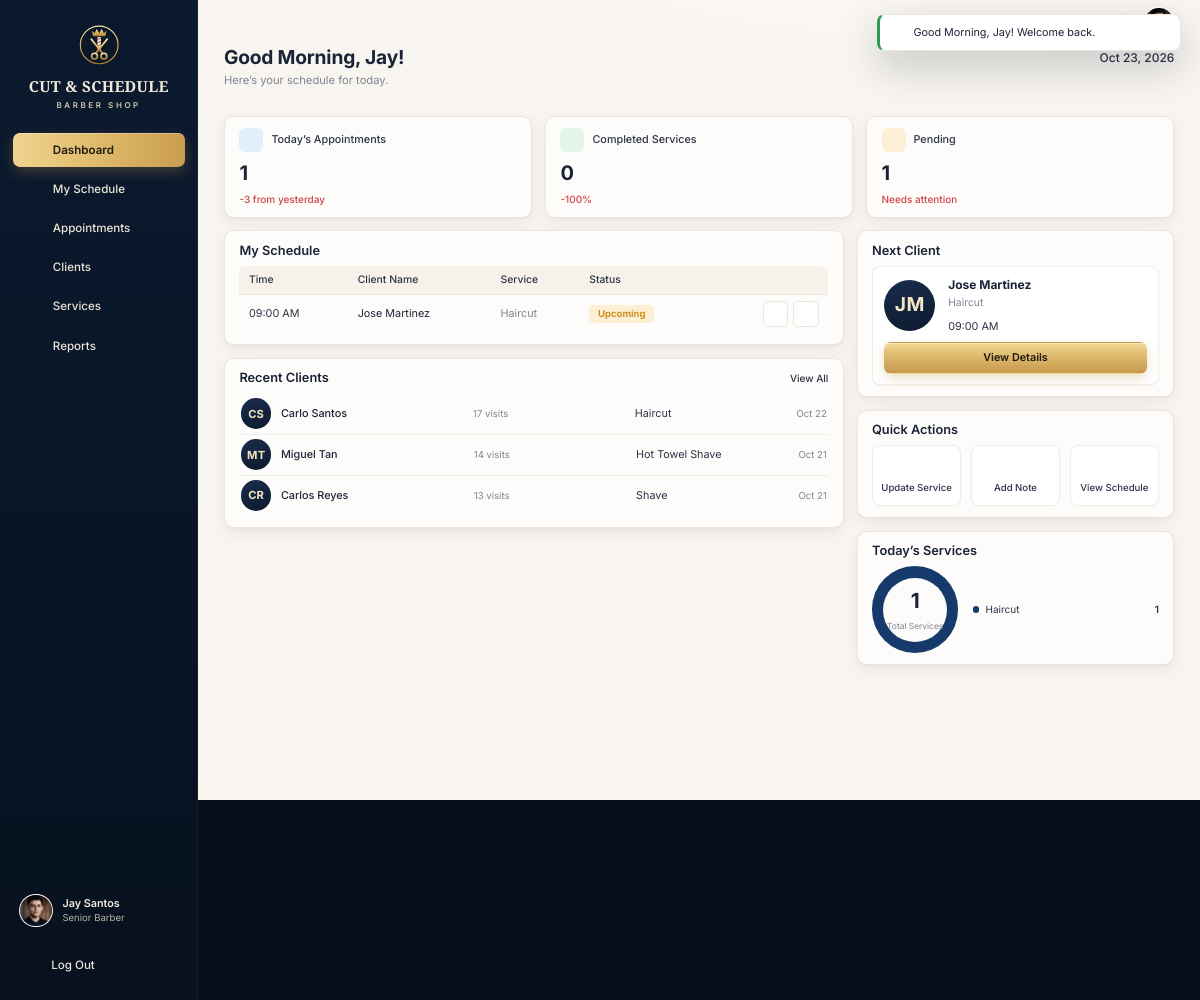
Screenshot of /staff/dashboard.php (signed in) with the database file from the repository.
### tables this page shows
CREATE TABLE users (
  id               INT AUTO_INCREMENT PRIMARY KEY,
  name             VARCHAR(100) NOT NULL,
  username         VARCHAR(100) UNIQUE NOT NULL,
  email            VARCHAR(150) UNIQUE NOT NULL,
  phone            VARCHAR(30)  NULL,
  password         VARCHAR(255) NOT NULL,
  role             ENUM('owner','staff','client') NOT NULL,
  status           ENUM('active','inactive') DEFAULT 'active',
  avatar           VARCHAR(255) NULL,
  remember_token   VARCHAR(64)  NULL,
  remember_expires DATETIME     NULL,
  created_at       DATETIME DEFAULT CURRENT_TIMESTAMP,
  updated_at       DATETIME DEFAULT CURRENT_TIMESTAMP ON UPDATE CURRENT_TIMESTAMP
);

CREATE TABLE staff_profiles (
  user_id     INT PRIMARY KEY,
  position    VARCHAR(60) NOT NULL DEFAULT 'Barber',
  salary      DECIMAL(10,2) NOT NULL DEFAULT 0,
  rating      DECIMAL(2,1) NOT NULL DEFAULT 5.0,
  work_start  TIME NOT NULL DEFAULT '08:00:00',
  work_end    TIME NOT NULL DEFAULT '19:00:00',
  work_days   VARCHAR(20) NOT NULL DEFAULT '1,2,3,4,5,6',
  bio         VARCHAR(255) NULL,
  CONSTRAINT fk_staff_user FOREIGN KEY (user_id) REFERENCES users(id) ON DELETE CASCADE
);

CREATE TABLE appointments (
  id               INT AUTO_INCREMENT PRIMARY KEY,
  client_id        INT NOT NULL,
  barber_id        INT NOT NULL,
  service_id       INT NOT NULL,
  appointment_date DATE NOT NULL,
  start_time       TIME NOT NULL,
  end_time         TIME NOT NULL,
  status           ENUM('pending','confirmed','in_progress','completed','cancelled') NOT NULL DEFAULT 'pending',
  base_price       DECIMAL(10,2) NOT NULL,
  discount_type    ENUM('none','senior','pwd') NOT NULL DEFAULT 'none',
  discount_amount  DECIMAL(10,2) NOT NULL DEFAULT 0,
  total_price      DECIMAL(10,2) NOT NULL,
  notes            TEXT NULL,
  created_by       INT NULL,
  completed_at     DATETIME NULL,
  created_at       DATETIME DEFAULT CURRENT_TIMESTAMP,
  updated_at       DATETIME DEFAULT CURRENT_TIMESTAMP ON UPDATE CURRENT_TIMESTAMP,
  INDEX idx_barber_date (barber_id, appointment_date),
  INDEX idx_date_status (appointment_date, status),
  INDEX idx_client (client_id),
  CONSTRAINT fk_appt_client  FOREIGN KEY (client_id)  REFERENCES clients(id)  ON DELETE CASCADE,
  CONSTRAINT fk_appt_barber  FOREIGN KEY (barber_id)  REFERENCES users(id)    ON DELETE RESTRICT,
  CONSTRAINT fk_appt_service FOREIGN KEY (service_id) REFERENCES services(id) ON DELETE RESTRICT,
  CONSTRAINT fk_appt_creator FOREIGN KEY (created_by) REFERENCES users(id)    ON DELETE SET NULL
);

CREATE TABLE clients (
  id                   INT AUTO_INCREMENT PRIMARY KEY,
  user_id              INT NULL UNIQUE,
  name                 VARCHAR(100) NOT NULL,
  email                VARCHAR(150) NULL,
  phone                VARCHAR(30)  NULL,
  discount_type        ENUM('none','senior','pwd') NOT NULL DEFAULT 'none',
  preferred_barber_id  INT NULL,
  preferred_service_id INT NULL,
  notes                TEXT NULL,
  avatar               VARCHAR(255) NULL,
  created_at           DATETIME DEFAULT CURRENT_TIMESTAMP,
  updated_at           DATETIME DEFAULT CURRENT_TIMESTAMP ON UPDATE CURRENT_TIMESTAMP,
  CONSTRAINT fk_client_user    FOREIGN KEY (user_id) REFERENCES users(id) ON DELETE SET NULL,
  CONSTRAINT fk_client_barber  FOREIGN KEY (preferred_barber_id) REFERENCES users(id) ON DELETE SET NULL,
  CONSTRAINT fk_client_service FOREIGN KEY (preferred_service_id) REFERENCES services(id) ON DELETE SET NULL
);

CREATE TABLE services (
  id          INT AUTO_INCREMENT PRIMARY KEY,
  name        VARCHAR(100) NOT NULL,
  description VARCHAR(255) NULL,
  price       DECIMAL(10,2) NOT NULL,
  duration    INT NOT NULL,
  image       VARCHAR(255) NULL,
  status      ENUM('active','archived') DEFAULT 'active',
  sort_order  INT NOT NULL DEFAULT 0,
  created_at  DATETIME DEFAULT CURRENT_TIMESTAMP,
  updated_at  DATETIME DEFAULT CURRENT_TIMESTAMP ON UPDATE CURRENT_TIMESTAMP,
  CHECK (price > 0),
  CHECK (duration > 0)
);

### staff/dashboard.php (the view, shortened to what the rows shown need)
<?php
require __DIR__ . '/../includes/bootstrap.php';
$user = Auth::requireRole('staff');
$today = date('Y-m-d');
$yesterday = date('Y-m-d', strtotime('-1 day'));
$mine = $user->appointmentsOn($today);
$mine = array_values(array_filter($mine, fn($a) => $a['status'] !== 'cancelled'));
$phones = [];
foreach (Database::all('SELECT c.id, c.phone FROM clients c JOIN appointments a ON a.client_id = c.id WHERE a.barber_id = ? AND a.appointment_date = ?', [$user->getId(), $today]) as $r) {
    $phones[$r['id']] = $r['phone'];
}
foreach ($mine as &$a) {
    $a['client_phone'] = $phones[$a['client_id']] ?? '—';
}
$completed = count(array_filter($mine, fn($a) => $a['status'] === 'completed'));
$completedYesterday = (int) Database::value("SELECT COUNT(*) FROM appointments WHERE barber_id = ? AND appointment_date = ? AND status = 'completed'", [$user->getId(), $yesterday]);
$pendingCount = count(array_filter($mine, fn($a) => in_array($a['status'], ['pending', 'confirmed'], true)));
$next = null;
if (!$next) {
    foreach ($mine as $a) {
        if (in_array($a['status'], ['pending', 'confirmed'], true) && $a['end_time'] >= date('H:i:s')) { $next = $a; break; }
    }
}
$recentClients = Database::all(
    "SELECT c.id, c.name, c.avatar, COUNT(*) AS visits,
            SUBSTRING_INDEX(GROUP_CONCAT(s.name ORDER BY a.appointment_date DESC, a.start_time DESC), ',', 1) AS last_service,
            MAX(a.appointment_date) AS last_visit
     FROM appointments a JOIN clients c ON c.id = a.client_id JOIN services s ON s.id = a.service_id
     WHERE a.barber_id = ? AND a.status = 'completed'
     GROUP BY c.id, c.name, c.avatar ORDER BY last_visit DESC, MAX(a.completed_at) DESC LIMIT 3",
    [$user->getId()]
);
$notesMap = client_notes_map(array_merge(array_column($mine, 'client_id'), $next ? [$next['client_id']] : []));
$fitScreen = true;
require __DIR__ . '/../includes/header.php';
?>
<div class="page-head">
  <div>
    <h1><?= e(greeting()) ?>, <?= e($user->getFirstName()) ?>!</h1>
    <p>Here’s your schedule for today.</p>
  </div>
</div>
<section class="stats stats-3">
  <div class="card stat">
    <div class="stat-top"><span class="stat-ico green"><?= icon('shield-check', '', 18, 2) ?></span>Completed Services</div>
    <div class="stat-value"><?= $completed ?></div>
    <?php $pc = pct_change($completed, $completedYesterday); ?>
    <span class="stat-delta <?= str_starts_with($pc, '-') ? 'down' : 'up' ?>"><?= e($pc) ?></span>
  </div>
  <a class="card stat" href="<?= url('staff/appointments.php?date=' . $today) ?>">
    <div class="stat-top"><span class="stat-ico amber"><?= icon('star', '', 17) ?></span>Pending</div>
    <div class="stat-value"><?= $pendingCount ?></div>
    <span class="stat-delta <?= $pendingCount ? 'warn' : 'neutral' ?>"><?= $pendingCount ? 'Needs attention' : 'All done for today' ?></span>
  </a>
</section>
<div class="dash">
  <div class="stack">
    <section class="card">
      <div class="card-head">
        <h2>My Schedule</h2>
      </div>
      <?php if (!$mine): ?>
        <div class="empty"><?= icon('calendar', '', 34) ?><h3>No appointments today</h3><p>Enjoy the breather — new bookings will appear here.</p></div>
      <?php else: ?>
        <div class="table-wrap">
          <table class="tbl tbl-responsive">
            <thead><tr><th>Time</th><th>Client Name</th><th>Service</th><th>Status</th><th class="text-right"></th></tr></thead>
            <tbody>
              <?php foreach ($mine as $a): ?>
                <tr>
                  <td class="t-time" data-label="Time"><?= fmt_time($a['start_time'], true) ?></td>
                  <td data-label="Client"><?= e($a['client_name']) ?></td>
                  <td class="t-muted" data-label="Service"><?= e($a['service_name']) ?></td>
                  <td data-label="Status"><?= status_badge($a['status'], true) ?></td>
                  <td class="tbl-actions-cell"><div class="tbl-actions">
                    <button class="icon-action" type="button" title="Details" data-modal-open="staffApptModal" data-fill="<?= e(staff_fill($a, $notesMap[$a['client_id']] ?? '')) ?>"><?= icon('eye', '', 16) ?></button>
                    <button class="icon-action" type="button" title="Add note" data-modal-open="noteModal" data-fill="<?= e(json_encode(['appointment_id' => $a['id'], 'd_client' => $a['client_name'], 'd_service' => $a['service_name']])) ?>"><?= icon('note', '', 15) ?></button>
                  </div></td>
                </tr>
              <?php endforeach; ?>
            </tbody>
          </table>
        </div>
      <?php endif; ?>
    </section>
    <section class="card">
      <div class="card-head">
        <h2>Recent Clients</h2>
      </div>
      <div class="list">
        <?php foreach ($recentClients as $c): ?>
          <a class="list-item" href="<?= url('staff/client_view.php?id=' . (int) $c['id']) ?>">
            <?= avatar($c['name'], $c['avatar'], 38) ?>
            <div class="li-main" style="flex:1.2"><strong><?= e($c['name']) ?></strong></div>
            <div class="li-main"><small><?= (int) $c['visits'] ?> visit<?= $c['visits'] == 1 ? '' : 's' ?></small></div>
            <div class="li-main"><strong style="font-weight:400;color:var(--ink-2)"><?= e($c['last_service']) ?></strong></div>
            <div class="li-end"><small><?= e(fmt_date($c['last_visit'], 'M j')) ?></small></div>
          </a>
        <?php endforeach; ?>
      </div>
    </section>
  </div>
  <div class="stack">
    <section class="card">
      <div class="card-head"><h2>Next Client</h2></div>
      <?php if (!$next): ?>
        <p class="muted">No more clients scheduled.</p>
      <?php else: ?>
        <div class="inner">
          <div class="next-client" style="padding:4px 0 14px">
            <?= avatar($next['client_name'], $next['client_avatar'], 64) ?>
            <div>
              <strong><?= e($next['client_name']) ?></strong>
              <small><?= e($next['service_name']) ?></small>
              <div class="time"><?= fmt_time($next['start_time'], true) ?> </div>
            </div>
          </div>
          <button class="btn btn-gold btn-block" type="button" data-modal-open="staffApptModal" data-fill="<?= e(staff_fill($next, $notesMap[$next['client_id']] ?? '')) ?>">View Details</button>
        </div>
      <?php endif; ?>
    </section>
    <section class="card">
      <div class="card-head"><h2>Quick Actions</h2></div>
    </section>
    <section class="card">
      <div class="card-head"><h2>Today’s Services</h2></div>
    </section>
  </div>
</div>
<?php require __DIR__ . '/../includes/footer.php'; ?>

### includes/header.php (shortened to what the rows shown need)
<?php
$role = $user->getRole();
$profileUrl = ['owner' => 'owner/settings.php', 'staff' => 'staff/profile.php', 'client' => 'client/profile.php'][$role];
?>
<!doctype html>
<html lang="en">
<head>
  <link rel="stylesheet" href="<?= asset('assets/css/app.css') ?>">
</head>
<body class="app role-<?= e($role) ?>" data-base="<?= e(BASE_URL) ?>"<?= !empty($fitScreen) ? ' data-fit' : '' ?>>
<div class="app-shell">
  <aside class="sidebar" id="sidebar">
      <?php foreach (nav_items($role) as [$key, $label, $href, $ico]): ?>
          <?= icon($ico, '', 20) ?><span><?= e($label) ?></span>
      <?php endforeach; ?>
    <div class="sidebar-foot">
      <a class="sidebar-user" href="<?= url($profileUrl) ?>">
        <?= avatar($user->getName(), $user->getAvatar(), 42) ?>
        <span>
          <strong><?= e($user->getName()) ?></strong>
          <small><?= e($user->roleLabel()) ?></small>
        </span>
      </a>
    </div>
  </aside>
  <div class="main">
    <main class="content">

### includes/functions.php (shortened to what the rows shown need)
<?php
function e($value): string
{
    return htmlspecialchars((string) ($value ?? ''), ENT_QUOTES, 'UTF-8');
}
function url(string $path = ''): string
{
    return BASE_URL . '/' . ltrim($path, '/');
}
function asset(string $path): string
{
    $file = APP_ROOT . '/' . ltrim($path, '/');
    $v = is_file($file) ? filemtime($file) : 1;
    return url($path) . '?v=' . $v;
}
function peso($amount): string
{
    $amount = (float) $amount;
    $decimals = abs($amount - round($amount)) < 0.005 ? 0 : 2;
    return '₱' . number_format($amount, $decimals);
}
function fmt_time(?string $time, bool $pad = false): string
{
    return date($pad ? 'h:i A' : 'g:i A', strtotime('2000-01-01 ' . $time));
}
function fmt_date(?string $date, string $format = 'M j, Y'): string
{
    return $date ? date($format, strtotime($date)) : '';
}
function greeting(): string
{
    $h = (int) date('G');
    if ($h < 12) return 'Good Morning';
    return 'Good Evening';
}
function initials(string $name): string
{
    $parts = preg_split('/\s+/', trim($name));
    $first = mb_substr($parts[0] ?? '', 0, 1);
    $last = count($parts) > 1 ? mb_substr(end($parts), 0, 1) : '';
    return mb_strtoupper($first . $last);
}
function pct_change(float $now, float $before): string
{
    $pct = round(($now - $before) / $before * 100);
    return ($pct >= 0 ? '+' : '') . $pct . '%';
}
function media_url(?string $path): ?string
{
    if (!$path) {
        return null;
    }
    return is_file(APP_ROOT . '/' . $path) ? url($path) : null;
}
function avatar(?string $name, ?string $path = null, int $size = 40, string $class = ''): string
{
    $src = media_url($path);
    $style = "width:{$size}px;height:{$size}px;";
    if ($src) {
        return '<img class="avatar ' . e($class) . '" src="' . e($src) . '" alt="' . e($name) . '" style="' . $style . '">';
    }
    $fs = max(10, (int) round($size * 0.38));
    return '<span class="avatar avatar-initials ' . e($class) . '" style="' . $style . 'font-size:' . $fs . 'px">' . e(initials($name ?? '?')) . '</span>';
}
function status_badge(string $status, bool $staffView = false): string
{
    $label = Appointment::statusLabel($status, $staffView);
    $cls = $staffView && in_array($status, ['pending', 'confirmed'], true) ? 'upcoming' : $status;
    return '<span class="badge badge-' . e($cls) . '">' . e($label) . '</span>';
}
function discount_label(string $type): string
{
    return ['none' => 'Regular', 'senior' => 'Senior Citizen', 'pwd' => 'PWD'][$type] ?? 'Regular';
}
function staff_fill(array $a, string $clientNotes = ''): string
{
    $today = date('Y-m-d');
    return json_encode([
        'appointment_id' => $a['id'],
        'd_client'       => $a['client_name'],
        'd_phone'        => $a['client_phone'] ?? '—',
        'd_service'      => $a['service_name'],
        'd_when'         => fmt_date($a['appointment_date'], 'D, M j') . ' · ' . fmt_time($a['start_time']) . ' – ' . fmt_time($a['end_time']),
        'd_status'       => Appointment::statusLabel($a['status'], true),
        'd_rate'         => discount_label($a['discount_type']),
        'd_price'        => peso($a['total_price']),
        'd_notes'        => $a['notes'] ?: '—',
        'd_client_notes' => $clientNotes ?: '—',
        'd_photo'        => media_url($a['client_avatar'] ?? null) ?? url('assets/img/logo-monogram.png'),
        'd_profile'      => url('staff/client_view.php?id=' . (int) $a['client_id']),
        'can_start'      => in_array($a['status'], ['pending', 'confirmed'], true) && $a['appointment_date'] === $today,
        'can_complete'   => in_array($a['status'], ['confirmed', 'in_progress'], true) && $a['appointment_date'] <= $today,
    ]);
}
function client_notes_map(array $clientIds): array
{
    $clientIds = array_values(array_unique(array_map('intval', $clientIds)));
    $in = implode(',', array_fill(0, count($clientIds), '?'));
    $map = [];
    foreach (Database::all("SELECT client_id, note FROM client_notes WHERE client_id IN ($in) ORDER BY created_at DESC", $clientIds) as $n) {
        if (count($map[$n['client_id']] ?? []) < 4) {
            $map[$n['client_id']][] = $n['note'];
        }
    }
    return array_map(fn($notes) => implode(' · ', $notes), $map);
}

### includes/icons.php (shortened to what the rows shown need)
<?php
function icon(string $name, string $class = '', int $size = 20, float $stroke = 1.8): string
{
    static $paths = null;
    $body = $paths[$name] ?? $paths['info'];
    $cls = trim('icon ' . $class);
    return '<svg class="' . $cls . '" width="' . $size . '" height="' . $size . '" viewBox="0 0 24 24" fill="none" stroke="currentColor" stroke-width="' . $stroke . '" stroke-linecap="round" stroke-linejoin="round" aria-hidden="true">' . $body . '</svg>';
}

### rows the page displays
users: avatar (picture), name "Jay Santos", name "Jay"
staff_profiles: position "Senior Barber"
appointments: status "0", status "1", start_time "09:00 AM", client.name "Jose Martinez", service.name "Haircut", status "Upcoming", $size 16 (drawn), client.name "JM"
clients: name "CS", name "Carlo Santos", visits "17", last_service "Haircut", last_visit "Oct 22"
clients: name "MT", name "Miguel Tan", visits "14", last_service "Hot Towel Shave", last_visit "Oct 21"
clients: name "CR", name "Carlos Reyes", visits "13", last_service "Shave", last_visit "Oct 21"

### other values shown
$label "Dashboard"
$label "My Schedule"
$label "Appointments"
$label "Clients"
$label "Services"
$label "Reports"
$f['message'] "Good Morning, Jay! Welcome back."
greeting() "Good Morning"
count($mine) "1"
$diff "-3"
$pc "-100%"
$totalSvc "1"
$name "Haircut"
$n "1"
